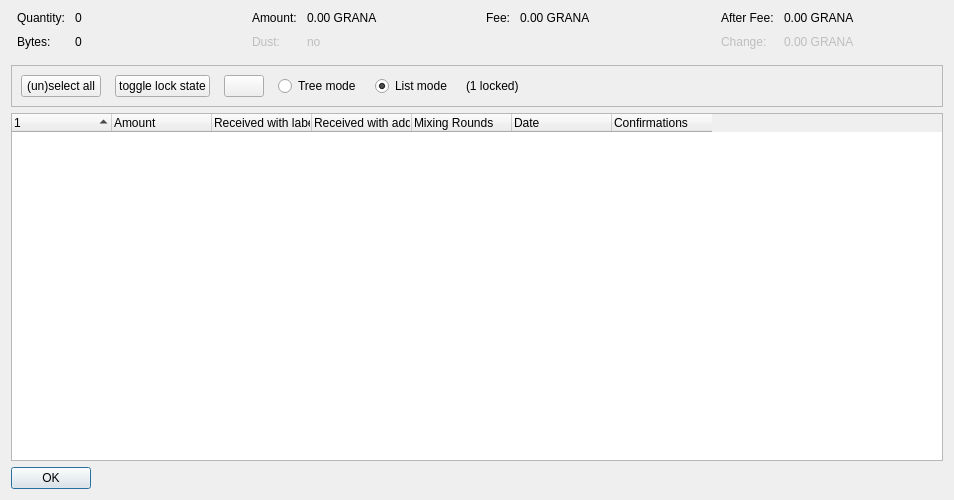
<?xml version="1.0" encoding="UTF-8"?>
<ui version="4.0">
 <class>CoinControlDialog</class>
 <widget class="QDialog" name="CoinControlDialog">
  <property name="geometry">
   <rect>
    <x>0</x>
    <y>0</y>
    <width>954</width>
    <height>500</height>
   </rect>
  </property>
  <property name="windowTitle">
   <string>Coin Selection</string>
  </property>
  <layout class="QVBoxLayout" name="verticalLayout">
   <item>
    <layout class="QHBoxLayout" name="horizontalLayoutTop" stretch="0,0,0,0">
     <property name="topMargin">
      <number>0</number>
     </property>
     <property name="bottomMargin">
      <number>10</number>
     </property>
     <item>
      <layout class="QFormLayout" name="formLayoutCoinControl1">
       <property name="horizontalSpacing">
        <number>10</number>
       </property>
       <property name="verticalSpacing">
        <number>10</number>
       </property>
       <property name="leftMargin">
        <number>6</number>
       </property>
       <property name="rightMargin">
        <number>6</number>
       </property>
       <item row="0" column="0">
        <widget class="QLabel" name="labelCoinControlQuantityText">
         <property name="text">
          <string>Quantity:</string>
         </property>
        </widget>
       </item>
       <item row="0" column="1">
        <widget class="QLabel" name="labelCoinControlQuantity">
         <property name="cursor">
          <cursorShape>IBeamCursor</cursorShape>
         </property>
         <property name="contextMenuPolicy">
          <enum>Qt::ActionsContextMenu</enum>
         </property>
         <property name="text">
          <string notr="true">0</string>
         </property>
         <property name="textInteractionFlags">
          <set>Qt::LinksAccessibleByMouse|Qt::TextSelectableByKeyboard|Qt::TextSelectableByMouse</set>
         </property>
        </widget>
       </item>
       <item row="1" column="0">
        <widget class="QLabel" name="labelCoinControlBytesText">
         <property name="text">
          <string>Bytes:</string>
         </property>
        </widget>
       </item>
       <item row="1" column="1">
        <widget class="QLabel" name="labelCoinControlBytes">
         <property name="cursor">
          <cursorShape>IBeamCursor</cursorShape>
         </property>
         <property name="contextMenuPolicy">
          <enum>Qt::ActionsContextMenu</enum>
         </property>
         <property name="text">
          <string notr="true">0</string>
         </property>
         <property name="textInteractionFlags">
          <set>Qt::LinksAccessibleByMouse|Qt::TextSelectableByKeyboard|Qt::TextSelectableByMouse</set>
         </property>
        </widget>
       </item>
      </layout>
     </item>
     <item>
      <layout class="QFormLayout" name="formLayoutCoinControl2">
       <property name="horizontalSpacing">
        <number>10</number>
       </property>
       <property name="verticalSpacing">
        <number>10</number>
       </property>
       <property name="leftMargin">
        <number>6</number>
       </property>
       <property name="rightMargin">
        <number>6</number>
       </property>
       <item row="0" column="0">
        <widget class="QLabel" name="labelCoinControlAmountText">
         <property name="text">
          <string>Amount:</string>
         </property>
        </widget>
       </item>
       <item row="0" column="1">
        <widget class="QLabel" name="labelCoinControlAmount">
         <property name="cursor">
          <cursorShape>IBeamCursor</cursorShape>
         </property>
         <property name="contextMenuPolicy">
          <enum>Qt::ActionsContextMenu</enum>
         </property>
         <property name="text">
          <string notr="true">0.00 GRANA</string>
         </property>
         <property name="textInteractionFlags">
          <set>Qt::LinksAccessibleByMouse|Qt::TextSelectableByKeyboard|Qt::TextSelectableByMouse</set>
         </property>
        </widget>
       </item>
       <item row="1" column="0">
        <widget class="QLabel" name="labelCoinControlLowOutputText">
         <property name="enabled">
          <bool>false</bool>
         </property>
         <property name="text">
          <string>Dust:</string>
         </property>
        </widget>
       </item>
       <item row="1" column="1">
        <widget class="QLabel" name="labelCoinControlLowOutput">
         <property name="enabled">
          <bool>false</bool>
         </property>
         <property name="cursor">
          <cursorShape>IBeamCursor</cursorShape>
         </property>
         <property name="contextMenuPolicy">
          <enum>Qt::ActionsContextMenu</enum>
         </property>
         <property name="text">
          <string notr="true">no</string>
         </property>
         <property name="textInteractionFlags">
          <set>Qt::LinksAccessibleByMouse|Qt::TextSelectableByKeyboard|Qt::TextSelectableByMouse</set>
         </property>
        </widget>
       </item>
      </layout>
     </item>
     <item>
      <layout class="QFormLayout" name="formLayoutCoinControl3">
       <property name="horizontalSpacing">
        <number>10</number>
       </property>
       <property name="verticalSpacing">
        <number>10</number>
       </property>
       <property name="leftMargin">
        <number>6</number>
       </property>
       <property name="rightMargin">
        <number>6</number>
       </property>
       <item row="0" column="0">
        <widget class="QLabel" name="labelCoinControlFeeText">
         <property name="text">
          <string>Fee:</string>
         </property>
        </widget>
       </item>
       <item row="0" column="1">
        <widget class="QLabel" name="labelCoinControlFee">
         <property name="cursor">
          <cursorShape>IBeamCursor</cursorShape>
         </property>
         <property name="contextMenuPolicy">
          <enum>Qt::ActionsContextMenu</enum>
         </property>
         <property name="text">
          <string notr="true">0.00 GRANA</string>
         </property>
         <property name="textInteractionFlags">
          <set>Qt::LinksAccessibleByMouse|Qt::TextSelectableByKeyboard|Qt::TextSelectableByMouse</set>
         </property>
        </widget>
       </item>
      </layout>
     </item>
     <item>
      <layout class="QFormLayout" name="formLayoutCoinControl4">
       <property name="horizontalSpacing">
        <number>10</number>
       </property>
       <property name="verticalSpacing">
        <number>10</number>
       </property>
       <property name="leftMargin">
        <number>6</number>
       </property>
       <property name="rightMargin">
        <number>6</number>
       </property>
       <item row="0" column="0">
        <widget class="QLabel" name="labelCoinControlAfterFeeText">
         <property name="text">
          <string>After Fee:</string>
         </property>
        </widget>
       </item>
       <item row="0" column="1">
        <widget class="QLabel" name="labelCoinControlAfterFee">
         <property name="cursor">
          <cursorShape>IBeamCursor</cursorShape>
         </property>
         <property name="contextMenuPolicy">
          <enum>Qt::ActionsContextMenu</enum>
         </property>
         <property name="text">
          <string notr="true">0.00 GRANA</string>
         </property>
         <property name="textInteractionFlags">
          <set>Qt::LinksAccessibleByMouse|Qt::TextSelectableByKeyboard|Qt::TextSelectableByMouse</set>
         </property>
        </widget>
       </item>
       <item row="1" column="0">
        <widget class="QLabel" name="labelCoinControlChangeText">
         <property name="enabled">
          <bool>false</bool>
         </property>
         <property name="text">
          <string>Change:</string>
         </property>
        </widget>
       </item>
       <item row="1" column="1">
        <widget class="QLabel" name="labelCoinControlChange">
         <property name="enabled">
          <bool>false</bool>
         </property>
         <property name="cursor">
          <cursorShape>IBeamCursor</cursorShape>
         </property>
         <property name="contextMenuPolicy">
          <enum>Qt::ActionsContextMenu</enum>
         </property>
         <property name="text">
          <string notr="true">0.00 GRANA</string>
         </property>
         <property name="textInteractionFlags">
          <set>Qt::LinksAccessibleByMouse|Qt::TextSelectableByKeyboard|Qt::TextSelectableByMouse</set>
         </property>
        </widget>
       </item>
      </layout>
     </item>
    </layout>
   </item>
   <item>
    <widget class="QFrame" name="frame">
     <property name="minimumSize">
      <size>
       <width>0</width>
       <height>40</height>
      </size>
     </property>
     <property name="frameShape">
      <enum>QFrame::StyledPanel</enum>
     </property>
     <property name="frameShadow">
      <enum>QFrame::Sunken</enum>
     </property>
     <layout class="QHBoxLayout" name="horizontalLayout">
      <item>
       <layout class="QHBoxLayout" name="horizontalLayoutPanel" stretch="0,0,0,0,0,0,0">
        <property name="spacing">
         <number>14</number>
        </property>
        <item>
         <widget class="QPushButton" name="pushButtonSelectAll">
          <property name="sizePolicy">
           <sizepolicy hsizetype="Maximum" vsizetype="Fixed">
            <horstretch>0</horstretch>
            <verstretch>0</verstretch>
           </sizepolicy>
          </property>
          <property name="text">
           <string>(un)select all</string>
          </property>
          <property name="autoDefault">
           <bool>false</bool>
          </property>
         </widget>
        </item>
        <item>
         <widget class="QPushButton" name="pushButtonToggleLock">
          <property name="sizePolicy">
           <sizepolicy hsizetype="Maximum" vsizetype="Fixed">
            <horstretch>0</horstretch>
            <verstretch>0</verstretch>
           </sizepolicy>
          </property>
          <property name="text">
           <string>toggle lock state</string>
          </property>
          <property name="autoDefault">
           <bool>false</bool>
          </property>
         </widget>
        </item>
        <item>
         <widget class="QPushButton" name="hideButton">
          <property name="sizePolicy">
           <sizepolicy hsizetype="Maximum" vsizetype="Fixed">
            <horstretch>0</horstretch>
            <verstretch>0</verstretch>
           </sizepolicy>
          </property>
          <property name="text">
           <string/>
          </property>
          <property name="autoDefault">
           <bool>false</bool>
          </property>
         </widget>
        </item>
        <item>
         <widget class="QRadioButton" name="radioTreeMode">
          <property name="sizePolicy">
           <sizepolicy hsizetype="Maximum" vsizetype="Fixed">
            <horstretch>0</horstretch>
            <verstretch>0</verstretch>
           </sizepolicy>
          </property>
          <property name="text">
           <string>Tree mode</string>
          </property>
         </widget>
        </item>
        <item>
         <widget class="QRadioButton" name="radioListMode">
          <property name="sizePolicy">
           <sizepolicy hsizetype="Maximum" vsizetype="Fixed">
            <horstretch>0</horstretch>
            <verstretch>0</verstretch>
           </sizepolicy>
          </property>
          <property name="text">
           <string>List mode</string>
          </property>
          <property name="checked">
           <bool>true</bool>
          </property>
         </widget>
        </item>
        <item>
         <widget class="QLabel" name="labelLocked">
          <property name="text">
           <string>(1 locked)</string>
          </property>
         </widget>
        </item>
        <item>
         <spacer name="horizontalSpacer">
          <property name="orientation">
           <enum>Qt::Horizontal</enum>
          </property>
          <property name="sizeHint" stdset="0">
           <size>
            <width>40</width>
            <height>20</height>
           </size>
          </property>
         </spacer>
        </item>
       </layout>
      </item>
     </layout>
    </widget>
   </item>
   <item>
    <widget class="CoinControlTreeWidget" name="treeWidget">
     <property name="contextMenuPolicy">
      <enum>Qt::CustomContextMenu</enum>
     </property>
     <property name="sortingEnabled">
      <bool>false</bool>
     </property>
     <property name="columnCount">
      <number>7</number>
     </property>
     <attribute name="headerShowSortIndicator" stdset="0">
      <bool>true</bool>
     </attribute>
     <attribute name="headerStretchLastSection">
      <bool>false</bool>
     </attribute>
     <column>
      <property name="text">
       <string/>
      </property>
     </column>
     <column>
      <property name="text">
       <string>Amount</string>
      </property>
     </column>
     <column>
      <property name="text">
       <string>Received with label</string>
      </property>
     </column>
     <column>
      <property name="text">
       <string>Received with address</string>
      </property>
     </column>
     <column>
      <property name="text">
       <string>Mixing Rounds</string>
      </property>
     </column>
     <column>
      <property name="text">
       <string>Date</string>
      </property>
     </column>
     <column>
      <property name="text">
       <string>Confirmations</string>
      </property>
      <property name="toolTip">
       <string>Confirmed</string>
      </property>
     </column>
    </widget>
   </item>
   <item>
    <widget class="QDialogButtonBox" name="buttonBox">
     <property name="sizePolicy">
      <sizepolicy hsizetype="Maximum" vsizetype="Fixed">
       <horstretch>0</horstretch>
       <verstretch>0</verstretch>
      </sizepolicy>
     </property>
     <property name="orientation">
      <enum>Qt::Horizontal</enum>
     </property>
     <property name="standardButtons">
      <set>QDialogButtonBox::Ok</set>
     </property>
    </widget>
   </item>
  </layout>
 </widget>
 <customwidgets>
  <customwidget>
   <class>CoinControlTreeWidget</class>
   <extends>QTreeWidget</extends>
   <header>qt/coincontroltreewidget.h</header>
  </customwidget>
 </customwidgets>
 <resources/>
 <connections/>
</ui>
